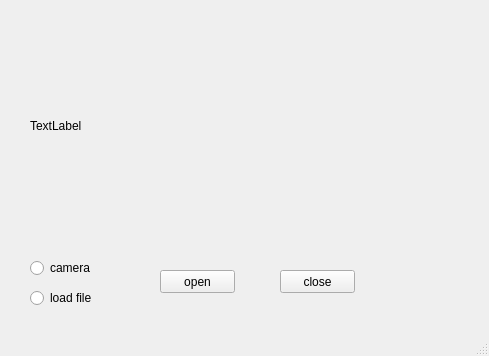
<?xml version="1.0" encoding="UTF-8"?>
<ui version="4.0">
 <class>MainWindow</class>
 <widget class="QMainWindow" name="MainWindow">
  <property name="geometry">
   <rect>
    <x>0</x>
    <y>0</y>
    <width>489</width>
    <height>356</height>
   </rect>
  </property>
  <property name="windowTitle">
   <string>MainWindow</string>
  </property>
  <widget class="QWidget" name="centralwidget">
   <widget class="QRadioButton" name="radioButton">
    <property name="geometry">
     <rect>
      <x>30</x>
      <y>260</y>
      <width>86</width>
      <height>16</height>
     </rect>
    </property>
    <property name="text">
     <string>camera</string>
    </property>
   </widget>
   <widget class="QRadioButton" name="radioButton_2">
    <property name="geometry">
     <rect>
      <x>30</x>
      <y>290</y>
      <width>86</width>
      <height>16</height>
     </rect>
    </property>
    <property name="text">
     <string>load file</string>
    </property>
   </widget>
   <widget class="QPushButton" name="pushButton">
    <property name="geometry">
     <rect>
      <x>160</x>
      <y>270</y>
      <width>75</width>
      <height>23</height>
     </rect>
    </property>
    <property name="text">
     <string>open</string>
    </property>
   </widget>
   <widget class="QPushButton" name="pushButton_2">
    <property name="geometry">
     <rect>
      <x>280</x>
      <y>270</y>
      <width>75</width>
      <height>23</height>
     </rect>
    </property>
    <property name="text">
     <string>close</string>
    </property>
   </widget>
   <widget class="QLabel" name="label">
    <property name="geometry">
     <rect>
      <x>30</x>
      <y>20</y>
      <width>401</width>
      <height>211</height>
     </rect>
    </property>
    <property name="text">
     <string>TextLabel</string>
    </property>
   </widget>
  </widget>
  <widget class="QMenuBar" name="menubar">
   <property name="geometry">
    <rect>
     <x>0</x>
     <y>0</y>
     <width>489</width>
     <height>22</height>
    </rect>
   </property>
  </widget>
  <widget class="QStatusBar" name="statusbar"/>
 </widget>
 <resources/>
 <connections/>
</ui>
